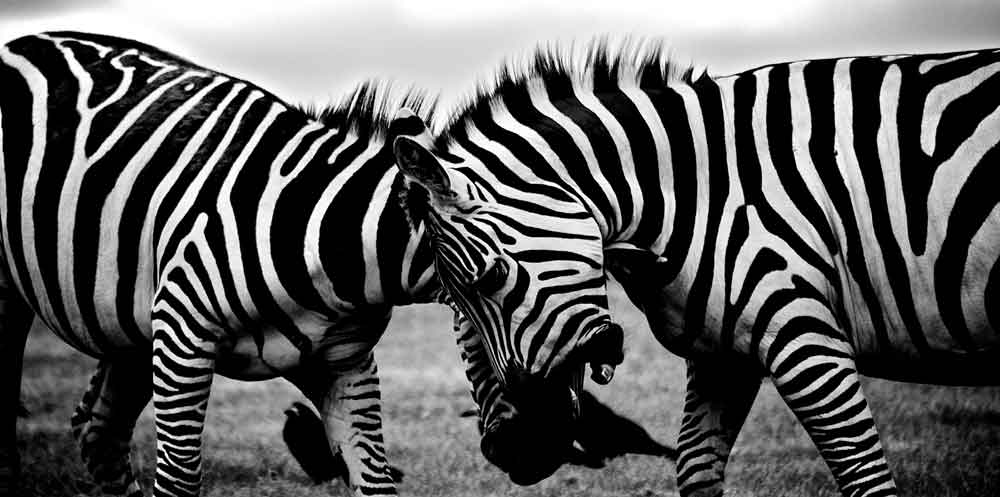
%> input picture Practica7/Zebras.jpg, 1000 x 497 px
$ octave laplaciano.m   (GNU Octave 9; MATLAB toolbox functions it lacks are replaced by stand-ins)
%> lines starting %> are read from the running program, lines starting %| are printed output that depends on the picture
I = imread('Zebras.jpg');
%> I is the input picture: size 497x1000x3 uint8; min 0, max 255, mean 94.2
Im_RGB = rgb2gray(I);             % convierte a escala de grises
g = [0 1 0; 1 -4 1; 0 1 0]   ;     % Filtro Laplaciano de nosotros
Im_g = imfilter(I,g);           % Aplica laplaciano
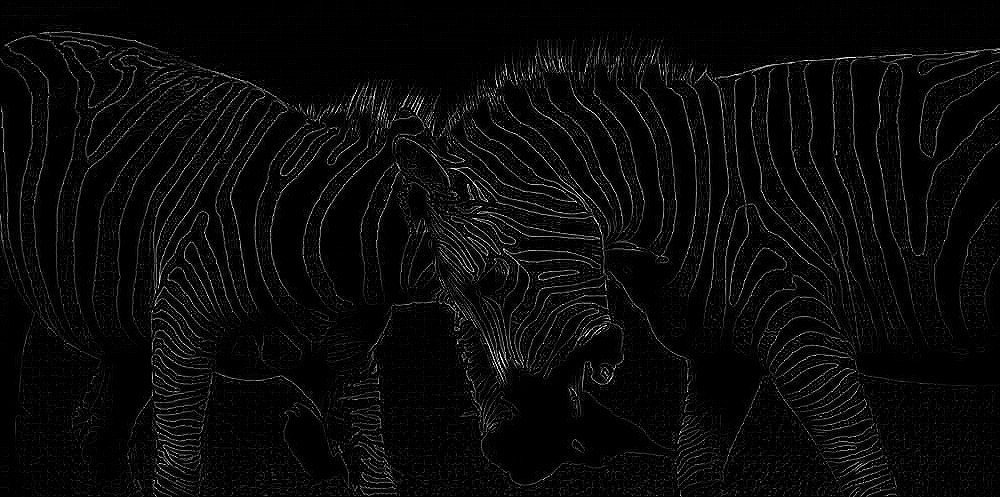
%> Im_g: size 497x1000x3 uint8; min 0, max 255, mean 10
Im_s = I + Im_g;                    %Suma img original + laplaciano
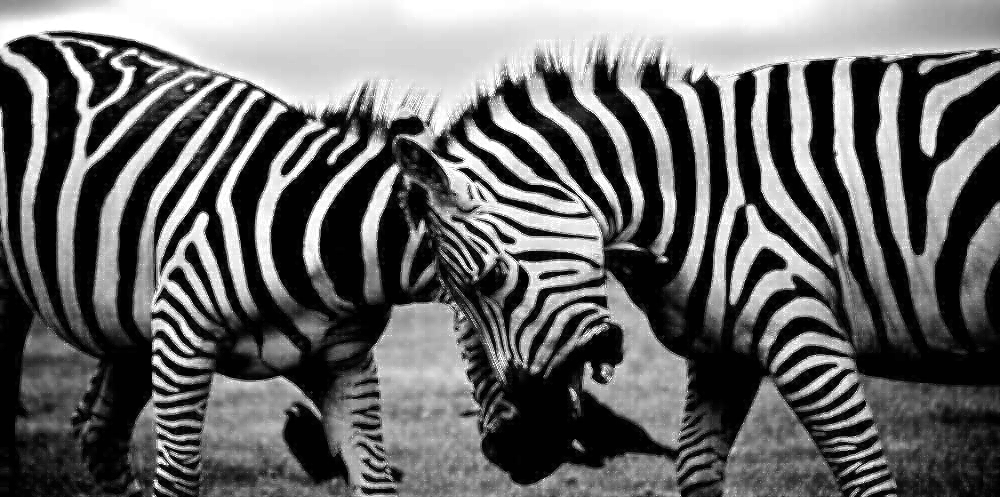
%> Im_s: size 497x1000x3 uint8; min 0, max 255, mean 104
Isobel = edge(Im_RGB,'sobel');   % Detecta borde por s鯾el
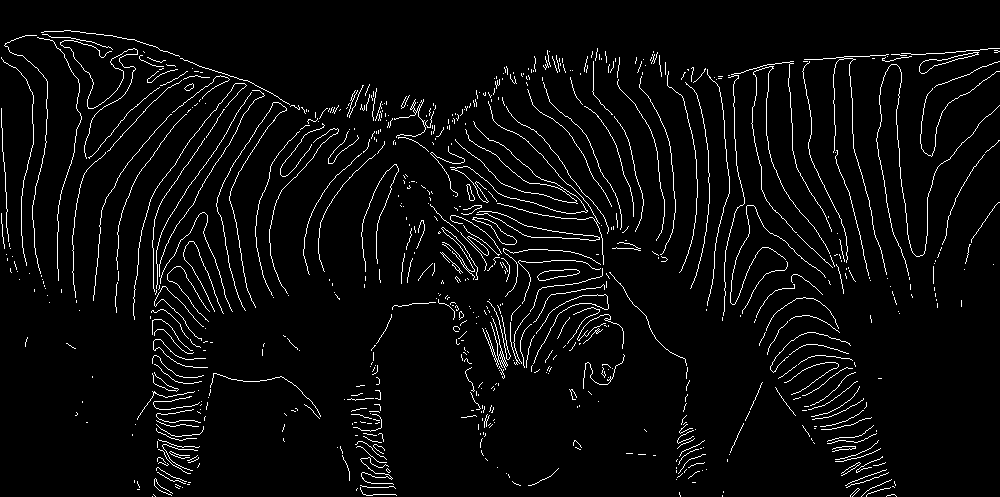
%> Isobel: size 497x1000 logical; 4.2% white in thin lines or dots

h = [1 -2 1; -2 4 -2; 1 -2 1]   ;     % Laplaciano gaussiano definido por nosotros
Im_lg = imfilter(I,h);                % Laplaciano gaussiano
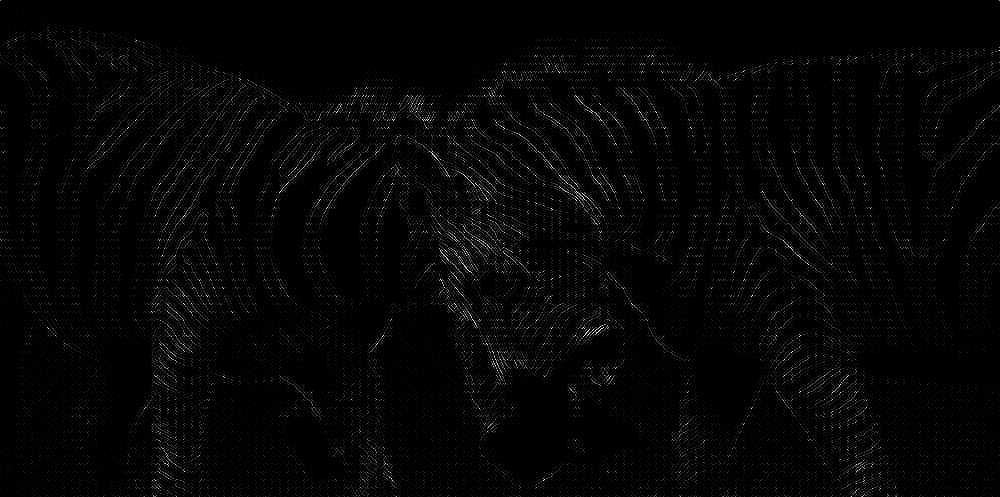
%> Im_lg: size 497x1000x3 uint8; min 0, max 255, mean 5.4
BW = edge(Im_RGB,'log');             % Laplaciano gaussiano funci髇 de matlab2
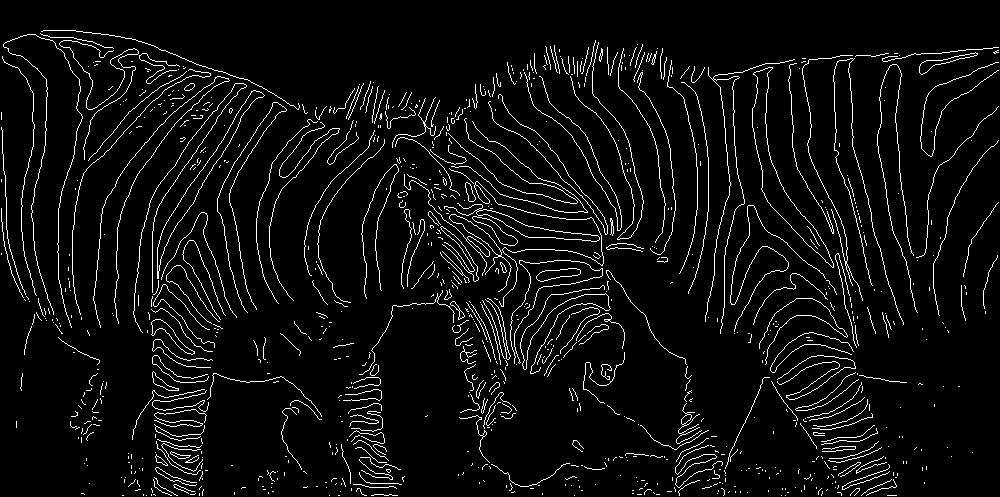
%> BW: size 497x1000 logical; 5.3% white in thin lines or dots

subplot(2,3,1), imshow(I), title('imagen original');
subplot(2,3,2), imshow(Im_g), title('laplaciano');
subplot(2,3,3), imshow(BW), title('laplaciano 2 funcion matlab');
subplot(2,3,4), imshow(Im_s), title('suma');
subplot(2,3,5), imshow(Isobel), title('S鯾el');

subplot(2,3,6), imshow(Im_lg), title('laplaciano gaussiano ');

$ run again, with Practica7/Bones.jpg copied over Practica7/Zebras.jpg
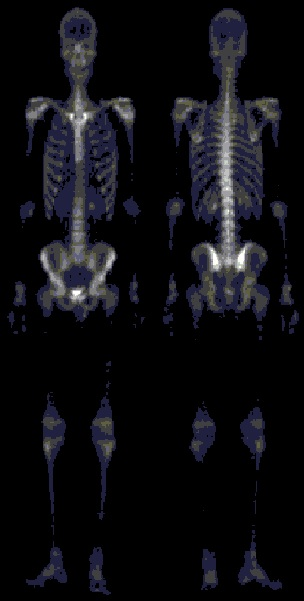
%> input picture Practica7/Bones.jpg, 304 x 601 px
%> I is the input picture: size 601x304x3 uint8; mean R, G, B 14.3, 14.3, 18.1
%> `Isobel = edge(Im_RGB,'sobel');`:
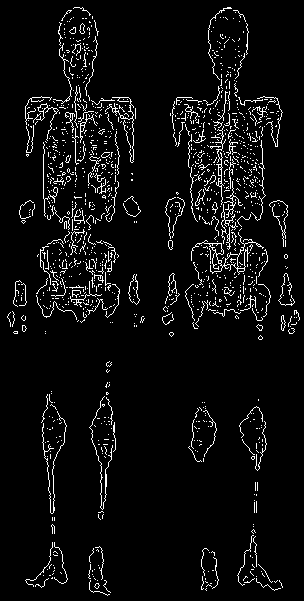
%> Isobel: size 601x304 logical; 5.3% white in thin lines or dots
%> `BW = edge(Im_RGB,'log');`:
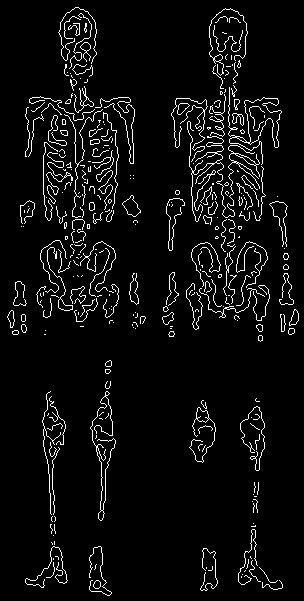
%> BW: size 601x304 logical; 5.3% white in thin lines or dots
